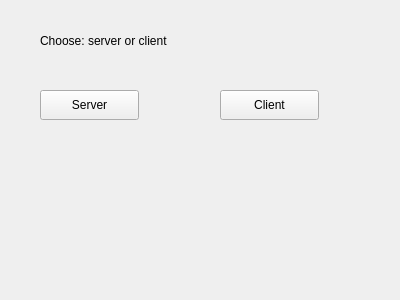
<?xml version="1.0" encoding="UTF-8"?>
<ui version="4.0">
 <class>Form</class>
 <widget class="QWidget" name="Form">
  <property name="geometry">
   <rect>
    <x>0</x>
    <y>0</y>
    <width>400</width>
    <height>300</height>
   </rect>
  </property>
  <property name="windowTitle">
   <string>Form</string>
  </property>
  <widget class="QPushButton" name="pushButton">
   <property name="geometry">
    <rect>
     <x>40</x>
     <y>90</y>
     <width>99</width>
     <height>30</height>
    </rect>
   </property>
   <property name="text">
    <string>Server</string>
   </property>
  </widget>
  <widget class="QPushButton" name="pushButton_2">
   <property name="geometry">
    <rect>
     <x>220</x>
     <y>90</y>
     <width>99</width>
     <height>30</height>
    </rect>
   </property>
   <property name="text">
    <string>Client</string>
   </property>
  </widget>
  <widget class="QLabel" name="label">
   <property name="geometry">
    <rect>
     <x>40</x>
     <y>30</y>
     <width>311</width>
     <height>22</height>
    </rect>
   </property>
   <property name="text">
    <string>Choose: server or client</string>
   </property>
  </widget>
 </widget>
 <resources/>
 <connections/>
</ui>
